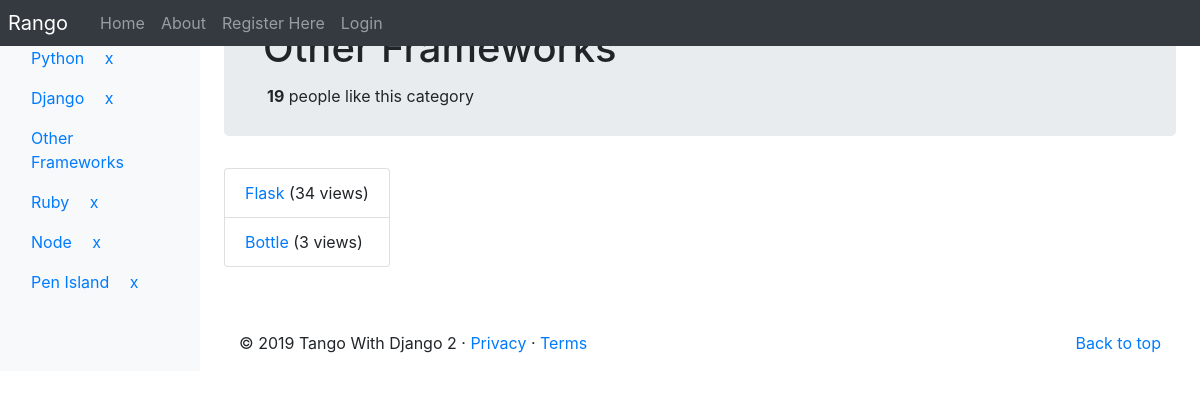
/rango/category/other-frameworks/, run on an earlier commit of the app's database.
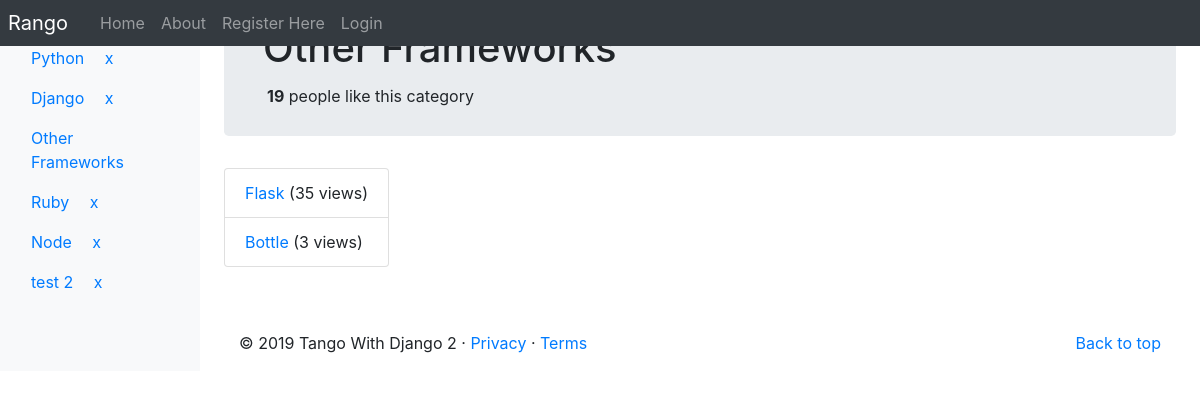
And on a later commit of the database.
### rango/models.py (models this page shows, shortened)
class Category(models.Model):
    name = models.CharField(max_length=128, unique=True)
    views = models.IntegerField(default=0)
    likes = models.IntegerField(default=0)
    slug = models.SlugField()
    class Meta:
        verbose_name_plural = 'Categories'

class Page(models.Model):
    category = models.ForeignKey(Category, on_delete=models.CASCADE)
    title = models.CharField(max_length=128)
    url = models.URLField()
    views = models.IntegerField(default=0)

### rango/views.py (the view)
def show_category(request, category_name_slug):
    context_dict = {}
    try:
        category = Category.objects.get(slug=category_name_slug)
        pages = Page.objects.filter(category=category).order_by('-views')
        context_dict['pages'] = pages
        context_dict['category'] = category
    except Category.DoesNotExist:
        context_dict['category'] = None
        context_dict['pages'] = None
    context_dict['query'] = category.name
    result_list = []
    if request.method == 'POST':
        query = request.POST['query'].strip()
        if query:
            result_list = run_query(query)
            context_dict['query'] = query
            context_dict['result_list'] = result_list
    return render(request, 'rango/category.html', context_dict)

### rango/templatetags/rango_template_tags.py (called while the page is built)
@register.inclusion_tag('rango/cats.html')
def get_category_list(cat=None):
    return {'cats': Category.objects.all(),
            'act_cat': cat}

### templates/rango/category.html (shortened to what this page needs)
{% extends 'rango/base.html' %}
	{% load staticfiles %}
	{% block body_block %}
	    {% if category %}
 	<div class="jumbotron p-4">
 	<div class="container">
  		<h1 class="jumbotron-heading">{{ category.name }}</h1>
    	<div class="p-1">
    	<strong id="like_count">{{ category.likes }}</strong> people like this category
    	</div>
 	</div>
 	</div>
	<div class="container">
		<div class="row">
	        {% if pages %}
	            <ul class="list-group">
	            {% for page in pages %}
                    <li class="list-group-item">
            	        <a href="{% url 'rango:goto' %}?page_id={{page.id}}">{{ page.title }}</a>
            	        {% if page.views > 1 %}
            	            ({{ page.views }} views)
            	        {% elif page.views == 1 %}
            	            ({{ page.views }} view)
            	        {% endif %}
            	    </li>
	            {% endfor %}
	            </ul>
	        {% else %}
	            <strong>No pages currently in category.</strong>
	        {% endif %}
	 	</div>
	 	</div>
	<div class="container p-4">
	</div>
		<div class="container p-2">
		    {% else %}
	            The specified category does not exist!
	        {% endif %}
	 	</div>
	{% endblock %}

### templates/rango/cats.html (shortened to what this page needs)
<ul class="nav flex-column pt-6">
    {% if cats %}
    {% for c in cats %}
    {% if c == act_cat %}
    <li class="nav-item">
        <a class="nav-link active" href="{% url 'rango:show_category' c.slug %}">
            {{ c.name }}</a>
    </li>
    {% else  %}
    <li class="nav-item">
        <a class="nav-link" style="display: inline-block;" href="{% url 'rango:show_category' c.slug %}">
            {{ c.name }}</a>
        <a href="{% url 'rango:delete_cat' c.id %}">x</a>
    </li>
    {% endif %}
    {% endfor %}
    {% else %}
    <li class="nav-item">No Categories Yet!</li>
    {% endif %}
</ul>

What changed in the data, as far as the page shows it:
removed Category: name "Pen Island"
added Category: name "test 2"
changed Page "Flask": views "34" → "35"
